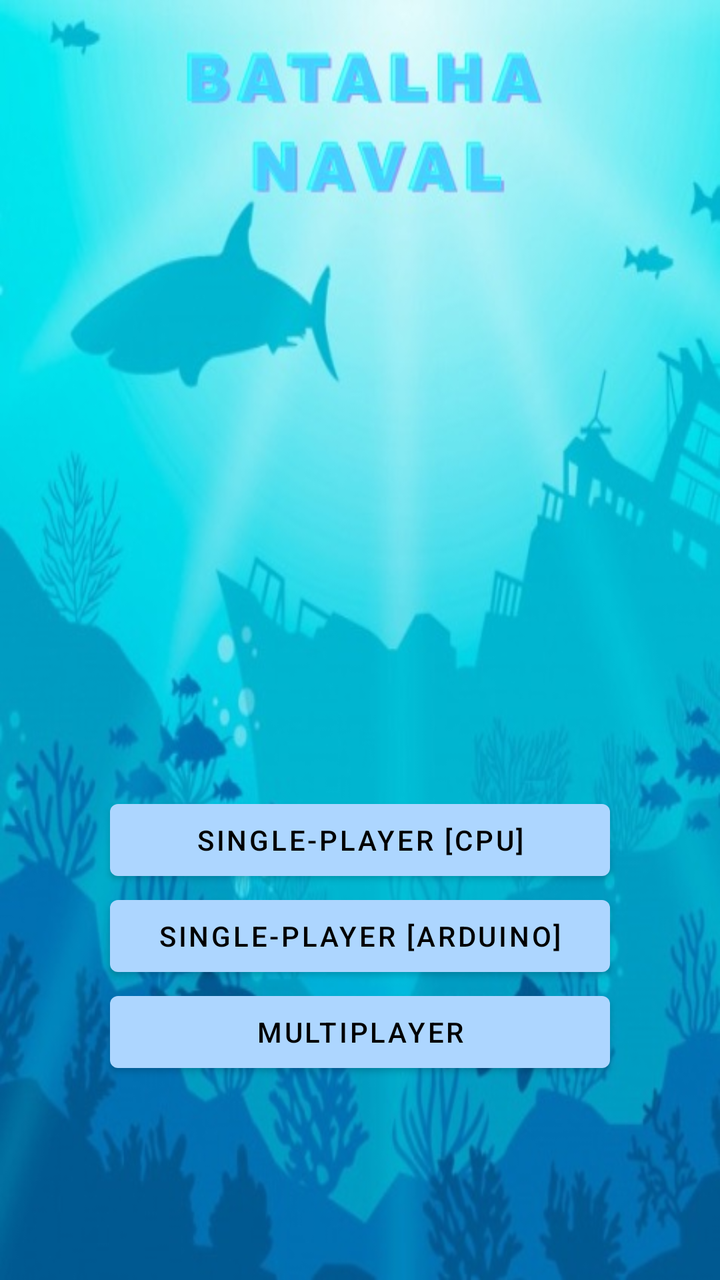
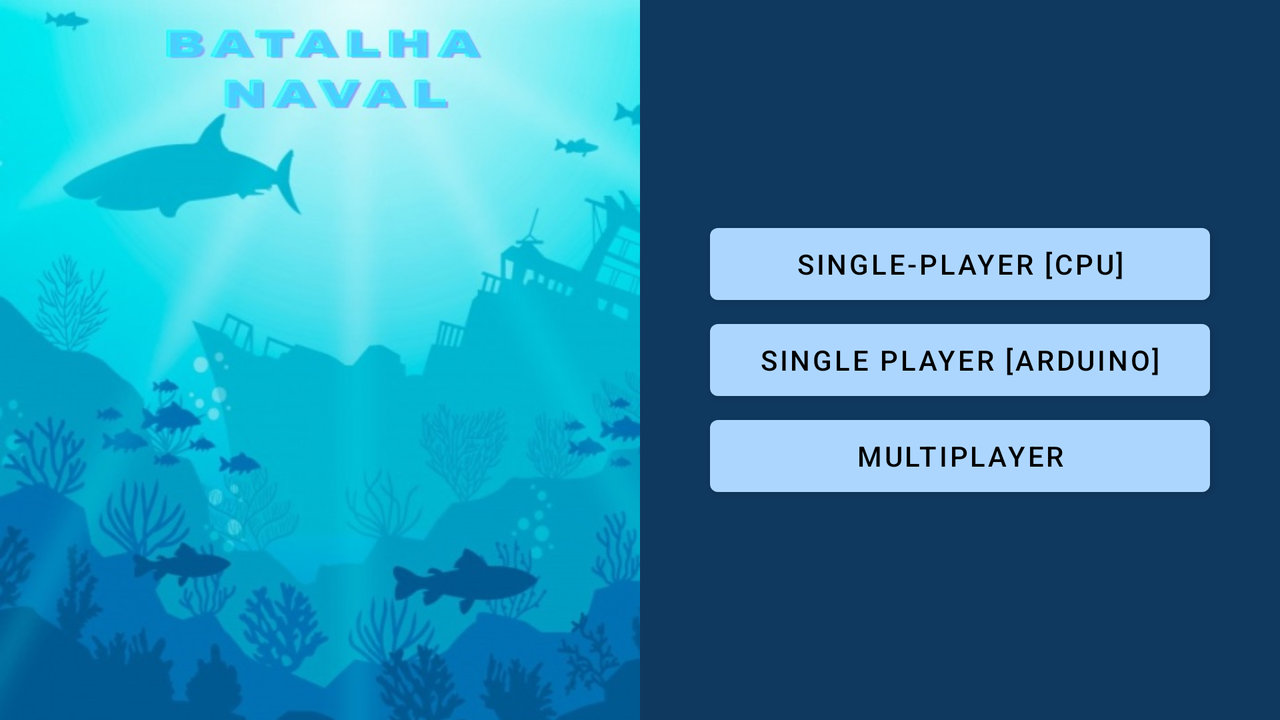

An Android layout and its configuration variant, each rendered on a device that would load it. The default file and the variant file are quoted in full after the pictures.
<!-- AndroidManifest.xml: application theme Theme.ProjetoFinalCM2022 -->
<!-- res/layout/fragment_game_mode.xml -->
<?xml version="1.0" encoding="utf-8"?>
<FrameLayout xmlns:android="http://schemas.android.com/apk/res/android"
    xmlns:tools="http://schemas.android.com/tools"
    android:layout_width="match_parent"
    android:layout_height="match_parent"
    android:background="@drawable/battleship_intro"
    tools:context=".fragments.GameModeFragment">

    <LinearLayout
        android:id="@+id/intro_layout"
        android:layout_width="match_parent"
        android:layout_height="match_parent"
        android:orientation="vertical"
        android:gravity="center|bottom"
        android:layout_marginBottom="50dp"
        android:padding="50dp">

        <Button
            android:id="@+id/single_player"
            android:layout_width="250dp"
            android:layout_height="wrap_content"
            android:text="SINGLE-PLAYER [CPU]" />

        <Button
            android:id="@+id/arduino"
            android:layout_width="250dp"
            android:layout_height="wrap_content"
            android:text="SINGLE-PLAYER [ARDUINO]" />

        <Button
            android:id="@+id/multiplayer"
            android:layout_width="250dp"
            android:layout_height="wrap_content"
            android:text="MULTIPLAYER" />

    </LinearLayout>

</FrameLayout>
<!-- resources referenced by this layout -->
<resources>
  <!-- drawable battleship_intro: jpeg bitmap (drawable, 52566 bytes) -->
  <style name="Theme.ProjetoFinalCM2022" parent="Theme.MaterialComponents.DayNight.DarkActionBar">
          
          <item name="colorPrimaryVariant">@color/buttons_dark</item>
          <item name="colorOnPrimary">@color/black</item>
          
          <item name="colorSecondary">@color/teal_200</item>
          <item name="colorSecondaryVariant">@color/teal_700</item>
          <item name="colorOnSecondary">@color/black</item>
          
          <item name="android:statusBarColor">@color/colorPrimaryDark</item>
  
          
          <item name="colorPrimary">@color/buttons_light</item>
          <item name="colorPrimaryDark">@color/colorPrimaryDark</item>
          <item name="colorControlActivated">@color/colorPrimary</item>
  
          <item name="windowActionBar">false</item>
          <item name="windowNoTitle">true</item>
      </style>
  <color name="buttons_dark">#103960</color>
  <color name="black">#FF000000</color>
  <color name="teal_200">#FF03DAC5</color>
  <color name="teal_700">#FF018786</color>
  <color name="colorPrimaryDark">#092a49</color>
  <color name="buttons_light">#add6ff</color>
  <color name="colorPrimary">#103960</color>
</resources>
<!-- res/layout-land/fragment_game_mode.xml (the repository's variant of the layout above) -->
<!-- drawn on the phone turned sideways -->
<?xml version="1.0" encoding="utf-8"?>
<FrameLayout xmlns:android="http://schemas.android.com/apk/res/android"
    xmlns:tools="http://schemas.android.com/tools"
    android:layout_width="match_parent"
    android:layout_height="match_parent"
    android:background="@drawable/battleship_intro"
    tools:context=".fragments.GameModeFragment">

    <LinearLayout
        android:layout_width="match_parent"
        android:layout_height="match_parent"
        android:orientation="horizontal">

        <LinearLayout
            android:layout_width="match_parent"
            android:layout_height="match_parent"
            android:background="@drawable/battleship_intro"
            android:padding="50dp"
            android:orientation="horizontal"
            android:layout_weight="1">

        </LinearLayout>

        <LinearLayout
            android:layout_width="match_parent"
            android:layout_height="match_parent"
            android:layout_weight="1"
            android:orientation="vertical"
            android:background="@color/colorPrimary"
            android:id="@+id/linearLayoutINTRO"
            android:padding="10dp"
            android:gravity="center">
            <Button
                android:id="@+id/single_player"
                android:layout_width="250dp"
                android:layout_height="wrap_content"
                android:text="SINGLE-PLAYER [CPU]" />

            <Button
                android:id="@+id/arduino"
                android:layout_width="250dp"
                android:layout_height="wrap_content"
                android:text="SINGLE PLAYER [ARDUINO]" />

            <Button
                android:id="@+id/multiplayer"
                android:layout_width="250dp"
                android:layout_height="wrap_content"
                android:text="MULTIPLAYER" />

        </LinearLayout>
    </LinearLayout>


</FrameLayout>
<!-- resources referenced by the variant -->
<!-- as the phone turned sideways resolves them -->
<resources>
  <color name="colorPrimary">#103960</color>
  <!-- drawable battleship_intro: jpeg bitmap (drawable, 52566 bytes) -->
  <style name="Theme.ProjetoFinalCM2022" parent="Theme.MaterialComponents.DayNight.DarkActionBar">
          
          <item name="colorPrimaryVariant">@color/buttons_dark</item>
          <item name="colorOnPrimary">@color/black</item>
          
          <item name="colorSecondary">@color/teal_200</item>
          <item name="colorSecondaryVariant">@color/teal_700</item>
          <item name="colorOnSecondary">@color/black</item>
          
          <item name="android:statusBarColor">@color/colorPrimaryDark</item>
  
          
          <item name="colorPrimary">@color/buttons_light</item>
          <item name="colorPrimaryDark">@color/colorPrimaryDark</item>
          <item name="colorControlActivated">@color/colorPrimary</item>
  
          <item name="windowActionBar">false</item>
          <item name="windowNoTitle">true</item>
      </style>
  <color name="buttons_dark">#103960</color>
  <color name="black">#FF000000</color>
  <color name="teal_200">#FF03DAC5</color>
  <color name="teal_700">#FF018786</color>
  <color name="colorPrimaryDark">#092a49</color>
  <color name="buttons_light">#add6ff</color>
</resources>
